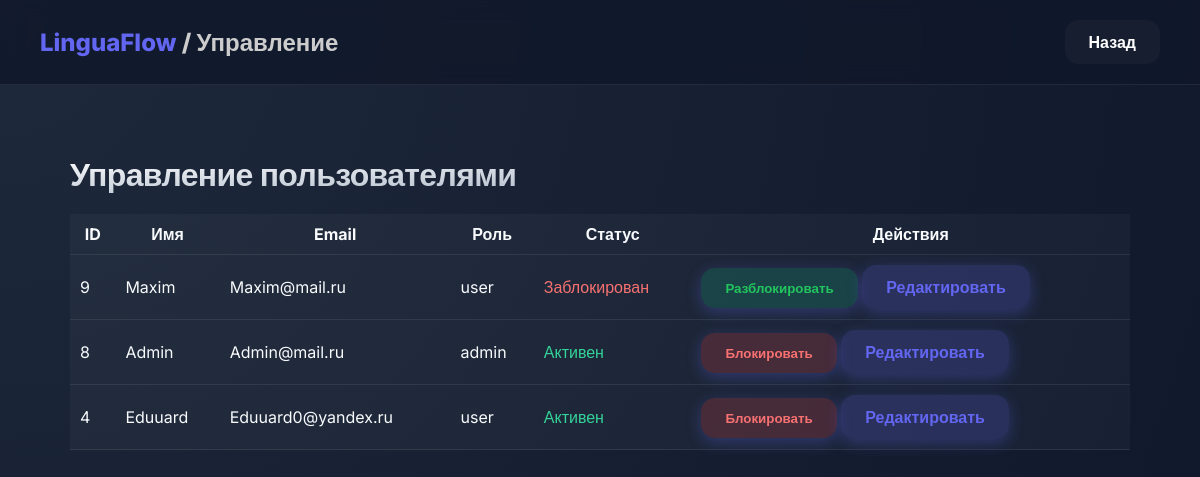
Screenshot of /lingua_app/admin_users.php (signed in) with the database file from the repository.
### tables this page shows
CREATE TABLE `users` (
  `id` int(11) NOT NULL,
  `username` varchar(50) NOT NULL,
  `email` varchar(100) NOT NULL,
  `password` varchar(255) NOT NULL,
  `points` int(11) DEFAULT 0,
  `created_at` timestamp NOT NULL DEFAULT current_timestamp(),
  `bio` text DEFAULT NULL,
  `avatar` varchar(255) DEFAULT 'default_avatar.png',
  `role` enum('user','admin') DEFAULT 'user',
  `is_banned` tinyint(1) DEFAULT 0
);

### lingua_app/admin_users.php (the view, shortened to what this page needs)
<?php
require 'db.php';
$users = $pdo->query("SELECT * FROM users ORDER BY id DESC")->fetchAll();
?>
<!DOCTYPE html>
<html>
<head>
    <link rel="stylesheet" href="style.css" />
</head>
<body>
<nav>
    <div style="font-weight: 800; font-size: 1.5rem; color: var(--primary);">LinguaFlow <span style="color:#ccc;">/ Управление</span></div>
    <a href="admin_dashboard.php" class="btn" style="background: var(--glass);">Назад</a>
</nav>
<div class="container" style="margin-top:30px;">
<h1 style="margin-bottom:20px;">Управление пользователями</h1>
<table style="width:100%; border-collapse: collapse;">
    <thead>
        <tr style="background: var(--glass);">
            <th style="padding:10px; border-bottom: 1px solid var(--glass-border);">ID</th>
            <th style="padding:10px; border-bottom: 1px solid var(--glass-border);">Имя</th>
            <th style="padding:10px; border-bottom: 1px solid var(--glass-border);">Email</th>
            <th style="padding:10px; border-bottom: 1px solid var(--glass-border);">Роль</th>
            <th style="padding:10px; border-bottom: 1px solid var(--glass-border);">Статус</th>
            <th style="padding:10px; border-bottom: 1px solid var(--glass-border);">Действия</th>
        </tr>
    </thead>
    <tbody>
        <?php foreach($users as $user): ?>
        <tr style="background: var(--glass);">
            <td style="padding:10px; border-bottom: 1px solid var(--glass-border);"><?= $user['id'] ?></td>
            <td style="padding:10px; border-bottom: 1px solid var(--glass-border);"><?= htmlspecialchars($user['username']) ?></td>
            <td style="padding:10px; border-bottom: 1px solid var(--glass-border);"><?= htmlspecialchars($user['email']) ?></td>
            <td style="padding:10px; border-bottom: 1px solid var(--glass-border);"><?= $user['role'] ?></td>
            <td style="padding:10px; border-bottom: 1px solid var(--glass-border);">
                <?= $user['is_banned'] ? '<span style="color:#f87171;">Заблокирован</span>' : '<span style="color:#34d399;">Активен</span>' ?>
            </td>
            <td style="padding:10px; border-bottom: 1px solid var(--glass-border);">
                <?php if(!$user['is_banned']): ?>
                <form method="POST" action="ban_user.php" style="display:inline;">
                    <button class="btn btn-primary" style="background: rgba(239, 68, 68, 0.2); color:#f87171;">Блокировать</button>
                </form>
                <?php else: ?>
                <form method="POST" action="unban_user.php" style="display:inline;">
                    <button class="btn btn-primary" style="background: rgba(16, 185, 129, 0.2); color:#22c55e;">Разблокировать</button>
                </form>
                <?php endif; ?>
                <a href="edit_user.php?user_id=<?= $user['id'] ?>" class="btn btn-primary" style="background: rgba(99, 102, 241, 0.2); color:#6366f1;">Редактировать</a>
            </td>
        </tr>
        <?php endforeach; ?>
    </tbody>
</table>
</div>
</body>
</html>

### lingua_app/style.css (style rules this page uses)
:root { --primary: #6366f1; --primary-glow: rgba(99, 102, 241, 0.5); --secondary: #10b981; --accent: #f59e0b; --bg: #0f172a; --glass: rgba(255, 255, 255, 0.03); --glass-border: rgba(255, 255, 255, 0.08); --text: #f8fafc; --text-dim: #94a3b8; }
* { margin: 0; padding: 0; box-sizing: border-box; font-family: 'Inter', sans-serif; }
body { background: radial-gradient(circle at 0% 0%, #1e293b 0%, #0f172a 100%); color: var(--text); min-height: 100vh; display: flex; flex-direction: column; }
.container { max-width: 1100px; margin: 0 auto; padding: 40px 20px; width: 100%; }
h1, h2 { font-weight: 700; letter-spacing: -0.02em; background: linear-gradient(to bottom right, #fff, #94a3b8); -webkit-background-clip: text; -webkit-text-fill-color: transparent; }
.btn { padding: 12px 24px; border-radius: 14px; border: none; font-weight: 600; cursor: pointer; text-decoration: none; display: inline-flex; align-items: center; justify-content: center; gap: 8px; transition: all 0.3s ease; color: white; }
.btn-primary { background: linear-gradient(135deg, var(--primary), #4338ca); box-shadow: 0 4px 15px rgba(99, 102, 241, 0.3); }
nav { display: flex; justify-content: space-between; align-items: center; padding: 20px 40px; background: rgba(15, 23, 42, 0.8); backdrop-filter: blur(10px); border-bottom: 1px solid var(--glass-border); position: sticky; top: 0; z-index: 100; }

### rows the page displays
users: id "9", username "Maxim", email "Maxim@mail.ru", role "user", is_banned "Заблокирован"
users: id "8", username "Admin", email "Admin@mail.ru", role "admin", is_banned "Активен"
users: id "4", username "Eduuard", email "Eduuard0@yandex.ru", role "user", is_banned "Активен"
